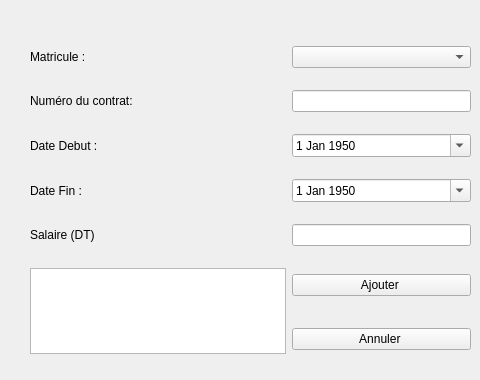
     <widget class="QWidget" name="tab_11">
      <attribute name="title">
       <string>Ajouter</string>
      </attribute>
      <widget class="QWidget" name="layoutWidget_2">
       <property name="geometry">
        <rect>
         <x>30</x>
         <y>30</y>
         <width>441</width>
         <height>341</height>
        </rect>
       </property>
       <layout class="QGridLayout" name="gridLayout_3">
        <item row="6" column="1">
         <widget class="QPushButton" name="pushButton_7">
          <property name="text">
           <string>Annuler </string>
          </property>
         </widget>
        </item>
        <item row="3" column="0">
         <widget class="QLabel" name="label_11">
          <property name="text">
           <string>Date Fin : </string>
          </property>
         </widget>
        </item>
        <item row="1" column="0">
         <widget class="QLabel" name="label_5">
          <property name="text">
           <string>Numéro du contrat:</string>
          </property>
         </widget>
        </item>
        <item row="2" column="0">
         <widget class="QLabel" name="label_6">
          <property name="text">
           <string>Date Debut : </string>
          </property>
         </widget>
        </item>
        <item row="0" column="1">
         <widget class="QComboBox" name="comboBox_5"/>
        </item>
        <item row="5" column="0" rowspan="2">
         <widget class="QTextEdit" name="Resultat_3">
          <property name="readOnly">
           <bool>true</bool>
          </property>
         </widget>
        </item>
        <item row="1" column="1">
         <widget class="QLineEdit" name="Num_contrat"/>
        </item>
        <item row="4" column="0">
         <widget class="QLabel" name="label_12">
          <property name="text">
           <string>Salaire (DT)</string>
          </property>
         </widget>
        </item>
        <item row="0" column="0">
         <widget class="QLabel" name="label_4">
          <property name="text">
           <string>Matricule :</string>
          </property>
         </widget>
        </item>
        <item row="4" column="1">
         <widget class="QLineEdit" name="salaire">
          <property name="styleSheet">
           <string notr="true"/>
          </property>
          <property name="echoMode">
           <enum>QLineEdit::Normal</enum>
          </property>
         </widget>
        </item>
        <item row="5" column="1">
         <widget class="QPushButton" name="pushButton_6">
          <property name="styleSheet">
           <string notr="true"/>
          </property>
          <property name="text">
           <string>Ajouter </string>
          </property>
         </widget>
        </item>
        <item row="2" column="1">
         <widget class="QDateEdit" name="dateEdit">
          <property name="dateTime">
           <datetime>
            <hour>0</hour>
            <minute>0</minute>
            <second>0</second>
            <year>1950</year>
            <month>1</month>
            <day>1</day>
           </datetime>
          </property>
          <property name="minimumDateTime">
           <datetime>
            <hour>0</hour>
            <minute>0</minute>
            <second>0</second>
            <year>1950</year>
            <month>1</month>
            <day>1</day>
           </datetime>
          </property>
          <property name="calendarPopup">
           <bool>true</bool>
          </property>
         </widget>
        </item>
        <item row="3" column="1">
         <widget class="QDateEdit" name="dateEdit_2">
          <property name="dateTime">
           <datetime>
            <hour>0</hour>
            <minute>0</minute>
            <second>0</second>
            <year>1950</year>
            <month>1</month>
            <day>1</day>
           </datetime>
          </property>
          <property name="minimumDateTime">
           <datetime>
            <hour>0</hour>
            <minute>0</minute>
            <second>0</second>
            <year>1950</year>
            <month>1</month>
            <day>1</day>
           </datetime>
          </property>
          <property name="minimumDate">
           <date>
            <year>1950</year>
            <month>1</month>
            <day>1</day>
           </date>
          </property>
          <property name="calendarPopup">
           <bool>true</bool>
          </property>
         </widget>
        </item>
       </layout>
      </widget>
     </widget>
